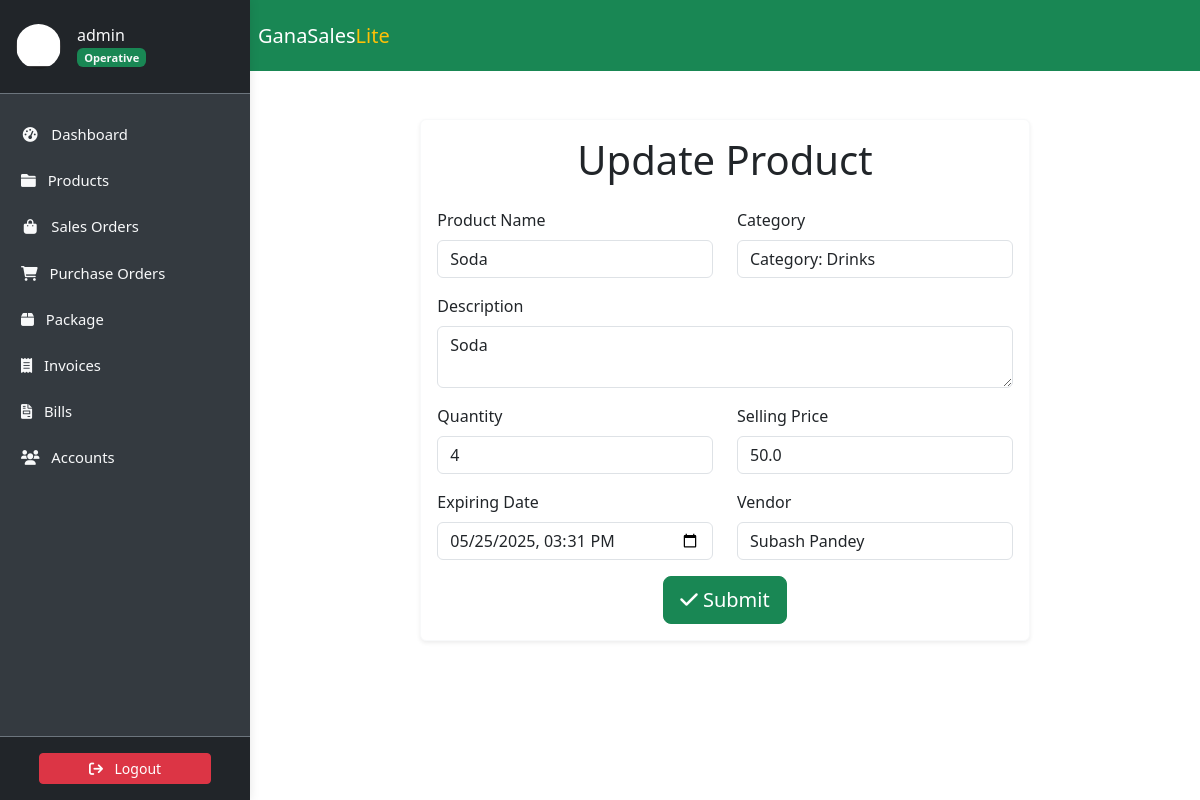
Screenshot of /product/soda/update/ (signed in) with the database file from the repository.
### accounts/models.py (models this page shows, shortened)
class Profile(models.Model):
    user = models.OneToOneField(
        User, on_delete=models.CASCADE, verbose_name='User'
    )
    slug = AutoSlugField(
        unique=True,
        verbose_name='Account ID',
        populate_from='email'
    )
    profile_picture = ProcessedImageField(
        default='profile_pics/default.jpg',
        upload_to='profile_pics',
        format='JPEG',
        processors=[ResizeToFill(150, 150)],
        options={'quality': 100}
    )
    telephone = PhoneNumberField(
        null=True, blank=True, verbose_name='Telephone'
    )
    email = models.EmailField(
        max_length=150, blank=True, null=True, verbose_name='Email'
    )
    first_name = models.CharField(
        max_length=30, blank=True, verbose_name='First Name'
    )
    last_name = models.CharField(
        max_length=30, blank=True, verbose_name='Last Name'
    )
    status = models.CharField(
        choices=STATUS_CHOICES,
        max_length=12,
        default='INA',
        verbose_name='Status'
    )
    role = models.CharField(
        choices=ROLE_CHOICES,
        max_length=12,
        blank=True,
        null=True,
        verbose_name='Role'
    )
    class Meta:
        ordering = ['slug']
        verbose_name = 'Profile'
        verbose_name_plural = 'Profiles'

### store/models.py (models this page shows, shortened)
class Item(models.Model):
    slug = AutoSlugField(unique=True, populate_from='name')
    name = models.CharField(max_length=50)
    description = models.TextField(max_length=256)
    category = models.ForeignKey(Category, on_delete=models.CASCADE)
    quantity = models.IntegerField(default=0)
    price = models.FloatField(default=0)
    expiring_date = models.DateTimeField(null=True, blank=True)
    vendor = models.ForeignKey(Vendor, on_delete=models.SET_NULL, null=True)
    class Meta:
        ordering = ['name']
        verbose_name_plural = 'Items'

### store/views.py (the view)
class ProductUpdateView(LoginRequiredMixin, UserPassesTestMixin, UpdateView):
    model = Item
    template_name = "store/productupdate.html"
    form_class = ItemForm
    success_url = "/products"
    def test_func(self):
        if self.request.user.is_superuser:
            return True
        else:
            return False

### store/forms.py
class ItemForm(forms.ModelForm):
    class Meta:
        model = Item
        fields = [
            'name',
            'description',
            'category',
            'quantity',
            'price',
            'expiring_date',
            'vendor'
        ]
        widgets = {
            'name': forms.TextInput(attrs={'class': 'form-control'}),
            'description': forms.Textarea(
                attrs={
                    'class': 'form-control',
                    'rows': 2
                }
            ),
            'category': forms.Select(attrs={'class': 'form-control'}),
            'quantity': forms.NumberInput(attrs={'class': 'form-control'}),
            'price': forms.NumberInput(
                attrs={
                    'class': 'form-control',
                    'step': '0.01'
                }
            ),
            'expiring_date': forms.DateTimeInput(
                attrs={
                    'class': 'form-control',
                    'type': 'datetime-local'
                }
            ),
            'vendor': forms.Select(attrs={'class': 'form-control'}),
        }

### accounts/models.py (called while the page is built)
    def __str__(self):
        return self.name

### store/models.py (called while the page is built)
    def __str__(self):
        return f"Category: {self.name}"

### store/templates/store/productupdate.html (shortened to what this page needs)
{% extends "store/base.html" %}
{% load static %}
{% block content %}
<div class="container my-5">
    <div class="row justify-content-center">
        <div class="col-lg-8 col-md-10">
            <div class="card shadow-sm border-light">
                <div class="card-body">
                    <h1 class="text-center mb-4">
                        Update Product
                    </h1>
                    <form method="POST" enctype="multipart/form-data">
                        <div class="row">
                            <div class="col-md-6 mb-3">
                                <label for="{{ form.name.id_for_label }}" class="form-label">
                                    Product Name
                                </label>
                                {{ form.name }}
                            </div>
                            <div class="col-md-6 mb-3">
                                <label for="{{ form.category.id_for_label }}" class="form-label">
                                    Category
                                </label>
                                {{ form.category }}
                            </div>
                        </div>
                        <div class="row">
                            <div class="col mb-3">
                                <label for="{{ form.description.id_for_label }}" class="form-label">
                                    Description
                                </label>
                                {{ form.description }}
                            </div>
                        </div>
                        <div class="row">
                            <div class="col-md-6 mb-3">
                                <label for="{{ form.quantity.id_for_label }}" class="form-label">
                                    Quantity
                                </label>
                                {{ form.quantity }}
                            </div>
                            <div class="col-md-6 mb-3">
                                <label for="{{ form.price.id_for_label }}" class="form-label">
                                    Selling Price
                                </label>
                                {{ form.price }}
                            </div>
                        </div>
                        <div class="row">
                            <div class="col-md-6 mb-3">
                                <label for="{{ form.expiring_date.id_for_label }}" class="form-label">
                                    Expiring Date
                                </label>
                                {{ form.expiring_date }}
                            </div>
                            <div class="col-md-6 mb-3">
                                <label for="{{ form.vendor.id_for_label }}" class="form-label">
                                    Vendor
                                </label>
                                {{ form.vendor }}
                            </div>
                        </div>
                        <div class="form-group text-center">
                            <button class="btn btn-success btn-lg" type="submit">
                                <i class="fas fa-check"></i> Submit
                            </button>
                        </div>
                    </form>
                </div>
            </div>
        </div>
    </div>
</div>
{% endblock content %}

### store/templates/store/sidebar.html (shortened to what this page needs)
<link href="https://cdn.jsdelivr.net/npm/bootstrap@5.3.3/dist/css/bootstrap.min.css" rel="stylesheet">
<link href="https://cdnjs.cloudflare.com/ajax/libs/font-awesome/6.0.0-beta3/css/all.min.css" rel="stylesheet">
<aside class="sidebar" id="show-side-navigation1">
    <div class="sidebar-header d-flex align-items-center px-3 py-4 border-bottom border-secondary">
        <a href="{% url 'user-profile' %}" class="d-flex align-items-center text-decoration-none text-light">
            <img class="rounded-circle img-fluid" id="sidebar-img" width="45" src="{{ request.user.profile.profile_picture.url }}" alt="Profile Picture" />
            <div class="ms-3">
                <h5 class="fs-6 mb-0">
                    {{ request.user.username }}{% if request.user.profile.role == 'AD' %} <i class="fa-solid fa-circle-check text-success"></i>{% endif %}
                </h5>
                <span class="badge bg-success text-light">
                    {% if request.user.profile.role == 'AD' %}
                        Admin
                    {% elif request.user.profile.role == 'EX' %}
                        Executive
                    {% else %}
                        Operative
                    {% endif %}
                </span>
            </div>
        </a>
    </div>
    <div class="nav-container">
        <ul class="nav flex-column mt-3">
            <li class="nav-item mb-2">
                <a class="nav-link text-light {% if request.resolver_match.url_name == 'dashboard' %}active{% endif %}" href="{% url 'dashboard' %}">
                    <i class="fa fa-tachometer-alt fa-fw me-2"></i> Dashboard
                </a>
            </li>
            <li class="nav-item mb-2 dropdown">
                <a class="nav-link text-light {% if request.resolver_match.url_name == 'productslist' %}active{% endif %}" href="#" id="productsDropdown" role="button">
                    <i class="fa fa-folder me-2"></i> Products
                </a>
            </li>
            <li class="nav-item mb-2">
                <a class="nav-link text-light {% if request.resolver_match.url_name == 'saleslist' %}active{% endif %}" href="{% url 'saleslist' %}">
                    <i class="fa fa-shopping-bag fa-fw me-2"></i> Sales Orders
                </a>
            </li>
            <li class="nav-item mb-2">
                <a class="nav-link text-light {% if request.resolver_match.url_name == 'purchaseslist' %}active{% endif %}" href="{% url 'purchaseslist' %}">
                    <i class="fa fa-shopping-cart me-2"></i> Purchase Orders
                </a>
            </li>
            <li class="nav-item mb-2">
                <a class="nav-link text-light {% if request.resolver_match.url_name == 'deliveries' %}active{% endif %}" href="{% url 'deliveries' %}">
                    <i class="fa-solid fa-box me-2"></i> Package
                </a>
            </li>
            <li class="nav-item mb-2">
                <a class="nav-link text-light {% if request.resolver_match.url_name == 'invoicelist' %}active{% endif %}" href="{% url 'invoicelist' %}">
                    <i class="fa-solid fa-receipt me-2"></i> Invoices
                </a>
            </li>
            <li class="nav-item mb-2">
                <a class="nav-link text-light {% if request.resolver_match.url_name == 'bill_list' %}active{% endif %}" href="{% url 'bill_list' %}">
                    <i class="fa-solid fa-file-invoice me-2"></i> Bills
                </a>
            </li>
            <li class="nav-item mb-2 dropdown">
                <a class="nav-link text-light " href="#" id="accountsDropdown" role="button">
                    <i class="fa fa-users me-2"></i> Accounts
                </a>
            </li>
        </ul>
    </div>
    <div class="sidebar-footer position-relative w-100 text-center py-3 bg-dark border-top border-secondary mt-auto">
        <form method="post" action="{% url 'user-logout' %}">
            <button type="submit" class="btn btn-danger btn-sm w-75">
                <i class="fa fa-sign-out me-2"></i> Logout
            </button>
        </form>
    </div>
</aside>

### static/css/style.css (style rules this page uses)
:root { --dk-gray-100: #f3f4f6; --dk-gray-200: #e5e7eb; --dk-gray-300: #d1d5db; --dk-gray-400: #9ca3af; --dk-gray-500: #6b7280; --dk-gray-600: #4b5563; --dk-gray-700: #374151; --dk-gray-800: #1f2937; --dk-gray-900: #111827; --dk-dark-bg: #313348; --dk-darker-bg: #2a2b3d; --navbar-bg-color: #6f6486; --sidebar-bg-color: #252636; --sidebar-width: 250px; --sidebar-expanded-width: 230px; --sidebar-collapsed-width: 100px; --sidebar-header-bg: #212529; --nav-link-color: #adb5bd; --nav-link-active-bg: #495057; --dropdown-menu-bg: #495057; --dropdown-item-color: #adb5bd; --dropdown-item-active-bg: #6c757d; --sidebar-separator-bg: #4caf50; --logo-separator-height: 60px; --sidebar-item-height: 50px; --submenu-item-height: 45px; }
* { margin: 0; padding: 0; box-sizing: border-box; }
body { font-family: "Inter", sans-serif; background-color: #fff; overflow-x: hidden; }
a { text-decoration: none; }
.sidebar { font-size: 0.925rem; background-color: var(--sidebar-bg-color); width: var(--sidebar-width); transition: all 0.3s ease-in-out; z-index: 9999999; box-shadow: 0 0 10px rgba(0, 0, 0, 0.1); }
.sidebar .sidebar-header { background-color: var(--sidebar-header-bg); border-bottom: 1px solid #2a2b3c; padding: 15px; }
.sidebar ul > li > a { color: var(--dk-gray-400); text-decoration: none; }
.card { transition: transform 0.2s; margin-bottom: 15px; }

### store/templates/store/sidebar.html (style rules this page uses)
.sidebar { width: 250px; background-color: #343a40; color: #fff; position: fixed; top: 0; bottom: 0; display: flex; flex-direction: column; z-index: 1030; transition: transform 0.3s ease; }
.sidebar-header { background-color: #212529; }
.nav-container { flex: 1; overflow-y: auto; padding: 5px; }
.nav-link { color: #adb5bd; padding: 0.5rem 1rem; }
.sidebar-footer { background-color: #212529; text-align: center; padding: 10px; }

### rows the page displays
Item: name "Soda", category "Category: Drinks", description "Soda", quantity "4", price "50.0", expiring_date "05/25/2025 15:31", vendor "Subash Pandey"

### other values shown
{{ request.user.username }} "admin"
